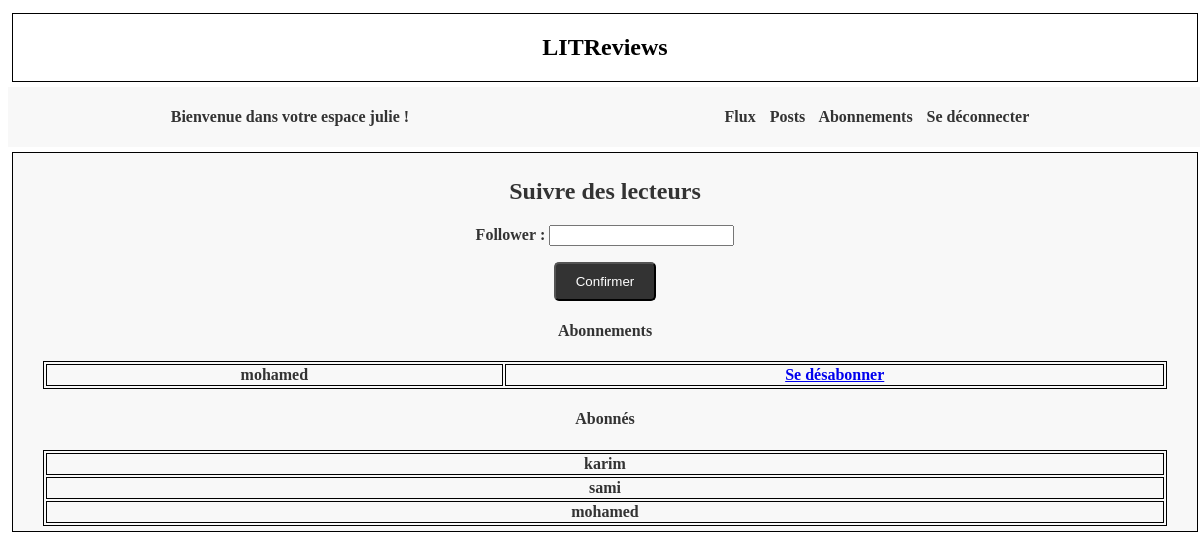
Screenshot of /followusers/ (signed in) with the database file from the repository.
### authentication/models.py (models this page shows, shortened)
class User(AbstractUser):
    AUTHOR = "AUTHOR"
    FOLLOWER = "FOLLOWER"
    ROLE_CHOICES = (
        (AUTHOR, "Auteur"),
        (FOLLOWER, "Abonné"),
    )
    profile_photo = models.ImageField(verbose_name="Image de profil")
    role = models.CharField(max_length=30,
                            choices=ROLE_CHOICES, verbose_name="Rôle")

### flux/models.py (models this page shows, shortened)
class UserFollows(models.Model):
    user = models.ForeignKey(
        to=settings.AUTH_USER_MODEL,
        on_delete=models.CASCADE,
        related_name="following"
    )
    followed_user = models.ForeignKey(
        to=settings.AUTH_USER_MODEL,
        on_delete=models.CASCADE,
        related_name="followed_by",
    )
    objects = models.Manager()  # Ajout du gestionnaire d'objets par défaut
    class Meta:
        unique_together = (
            "user",
            "followed_user",
        )

### flux/views.py (the view)
# urls.py: path("followusers/", follow_users, name="follow_users"),
@login_required
def follow_users(request):
    context = {}
    if request.method == "POST":
        form = FollowUsersForm(request.POST)
        if form.is_valid():
            follower = form.cleaned_data["follower"]
            try:
                user = User.objects.get(username__exact=follower)
            except User.DoesNotExist:
                user = None
            if user and user != request.user:  # Vérification si l'utilisateur n'est pas lui-même
                UserFollows.objects.create(user=request.user, followed_user=user)
                return redirect("follow_users")
            else:
                messages.error(request, "Vous ne pouvez pas vous abonner à vous-même.")
    else:
        form = FollowUsersForm()
    context["form"] = form
    context["following"] = UserFollows.objects.filter(user=request.user)
    context["followed_by"] = UserFollows.objects.filter(followed_user=request.user)
    return render(request, "flux/follow_users.html", context)

### flux/forms.py
class FollowUsersForm(forms.Form):
    follower = forms.CharField(max_length=100)

### flux/templates/flux/follow_users.html (shortened to what this page needs)
{% extends 'base.html' %}
{% load static %}
{% block content %}
<link rel="stylesheet" href="{% static 'style.css' %}">
    <h2>Suivre des lecteurs</h2>
    <form method="post">
        {{ form.as_p }}
        <p><input type="submit" class="button" value="Confirmer"></p>
    </form>
    <div class="Abonnements">
        <h4>Abonnements</h4>
        <table style="width: 100%;">
            {% for user in following %}
            <tr>
                <td>{{ user.followed_user.username }}</td>
                <td><a href="{% url 'delete_follow' user.followed_user.id %}">Se désabonner</a> </td>
            </tr>
            {% endfor %}
        </table>
    </div>
    <div class="Abonnes">
        <h4>Abonnés</h4>
        <table style="width: 100%;">
            {% for user in followed_by %}
            <tr>
                <td>{{ user.user.username }}</td>
            </tr>
            {% endfor %}
        </table>
    </div>
{% endblock content %}

### litreviews/templates/base.html (shortened to what this page needs)
{% load static %}
<!DOCTYPE html>
<html lang="fr">
<head>
    <link rel="stylesheet" href="{% static 'style.css' %}">
</head>
<body>
    <section>
    <div class="border">
        <h1>LITReviews</h1>
    </div>
    </section>
    {%  if user.is_authenticated %}
    <nav class="header">
        <p>Bienvenue dans votre espace {{ request.user }} !</p>
        <p>
            <a href="{% url 'flux' %}">Flux</a>
            <a href="{% url 'posts' %}">Posts</a>
            <a href="{% url 'follow_users' %}">Abonnements</a>
            <a href="{% url 'logout' %}">Se déconnecter</a>
        </p>
    </nav>
    {% endif %}
    <section>
    <div class="border header">
        <div class="content">
        {% block content %}{% endblock content %}
        </div>
    </div>
    </section>
</body>
</html>

### litreviews/static/style.css (style rules this page uses)
body { box-sizing: border-box; background-color: white; color: black; }
section { display: flex; flex-direction: column; align-items: center; justify-content: center; box-sizing: content-box; width: 100%; padding: 5px; text-align: center; }
nav { display: flex; justify-content: flex-end; width: 100%; padding: 5px; text-align: justify; background-color: #f8f8f8; color: #333; font-weight: bold; }
nav a { margin-right: 10px; color: #333; text-decoration: none; }
div { align-items: left; justify-content: left; }
table, th, td { border: 1px solid black; }
.border { border: solid 1px #000000; background-color: #ffffff; width: 100%; }
.header { display: flex; justify-content: space-around; background-color: #f8f8f8; color: #333; font-weight: bold; }
.content { width: 95%; padding: 5px; }
.button { display: inline-block; padding: 10px 20px; background-color: #333; color: #fff; text-decoration: none; border-radius: 5px; transition: background-color 0.3s ease; }

### rows the page displays
User: user "julie"
UserFollows: followed_user.username "mohamed"
UserFollows: user.username "karim"
UserFollows: user.username "sami"
UserFollows: user.username "mohamed"
